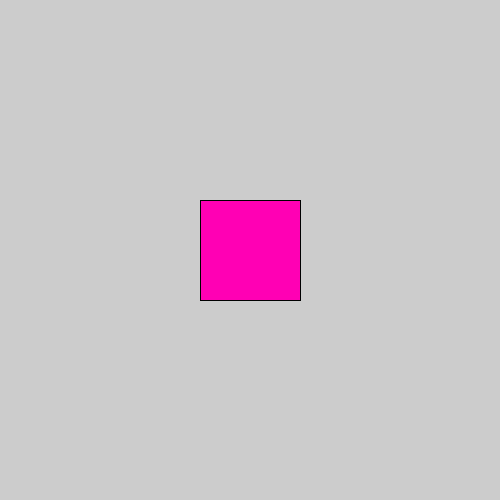
Frame 1 (no input)
Frame 60 (the mouse pressed at the canvas centre just before this capture): identical to frame 1, image omitted
Frame 120 (the mouse held since frame 60 and released just before this capture): identical to frame 1, image omitted

The Processing sketch that drew this single still picture (run headless with seeded random() and noise(); from frame 60 on, the mouse is pressed at the canvas centre):

// Processing sketch: variables_simple
// ── variables_simple.pde
///DECLARANDO VARIABLES

/// manera basica de declarar una variable
int x; //le estamos pidiendo al computador que guarde espacio en su memoria para un int llamado "x"

float posX; //idem, para un float llamado "posX"

//Shortcut para declarar mas de una variable al mismo tiempo
//Son todas del mismo tipo de data, en este caso son "integers", que aca se llaman "int"
int gato, perro, ardilla; 

// Podemos tambien asignar un valor a la variable al declararla.
int y = 100;
float posY = 200;

void setup() {  
  size(500, 500); //como convención siempre declaramos el tamaño de ventana primero
  x = 100; //asignamos un valor inicial a la variable x que decalaramos arriba
  posX = 200;// idem para posX  
  gato = 255;
  perro = 0;
  ardilla = 180;
}

void draw() {
  fill(gato,perro,ardilla); //usamos estas variables para el color. Sus nombres ridiculos ejemplifican que el nombre de una variable no tiene nada que ver con su uso. 
  rect(posX, posY, x, y); //usando las variables para darle forma posicion y tamaño a un rect
}
